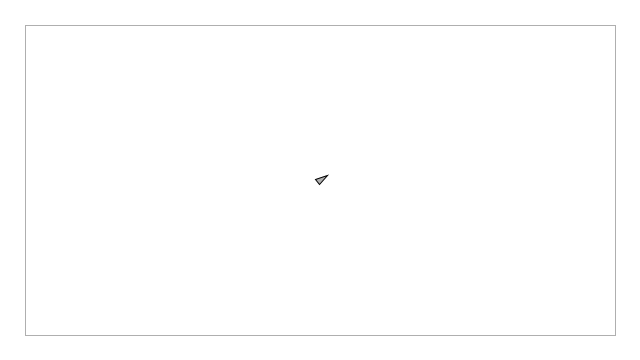
Frame 1 (no input)
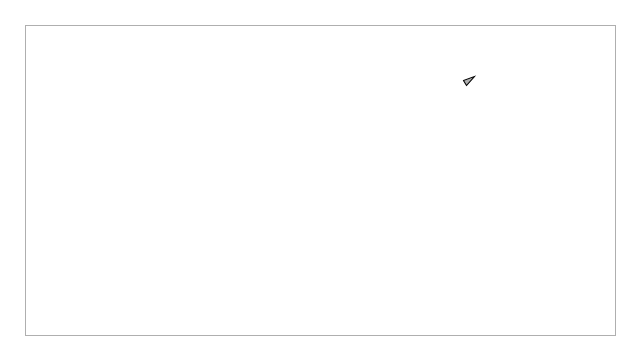
Frame 60 (the mouse pressed at the canvas centre just before this capture)
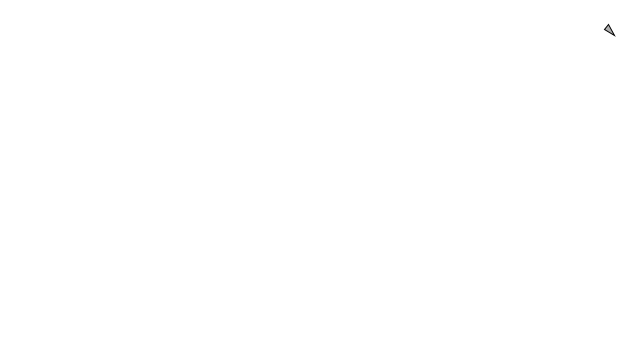
Frame 120 (the mouse held since frame 60 and released just before this capture)

The Processing sketch that drew these frames (run headless with seeded random() and noise(); from frame 60 on, the mouse is pressed at the canvas centre):

// Processing sketch: _6_03_StayWithinWalls
// ── _6_03_StayWithinWalls.pde
// Stay Within Walls
// Daniel Shiffman <http://www.shiffman.net>
// The Nature of Code

// "Made-up" Steering behavior to stay within walls


Vehicle v;
boolean debug = true;

float d = 25;


void setup() {
  size(640, 360);
  v = new Vehicle(width/2, height/2);
  smooth();
}

void draw() {
  background(255);

  if (debug) {
    stroke(175);
    noFill();
    rectMode(CENTER);
    rect(width/2, height/2, width-d*2, height-d*2);
  }

  v.boundaries();
  v.run();
}

void mousePressed() {
  debug = !debug;
}


// ── Vehicle.pde
// Wander
// Daniel Shiffman <http://www.shiffman.net>
// The Nature of Code

// The "Vehicle" class (for wandering)

class Vehicle {

  PVector location;
  PVector velocity;
  PVector acceleration;
  float r;

  float maxspeed;
  float maxforce;
  
  Vehicle(float x, float y) {
    acceleration = new PVector(0, 0);
    velocity = new PVector(3, -2);
    velocity.mult(5);
    location = new PVector(x, y);
    r = 3;
    maxspeed = 3;
    maxforce = 0.15;
  }

  void run() {
    update();
    display();
  }

  // Method to update location
  void update() {
    // Update velocity
    velocity.add(acceleration);
    // Limit speed
    velocity.limit(maxspeed);
    location.add(velocity);
    // Reset accelertion to 0 each cycle
    acceleration.mult(0);
  }

  void boundaries() {

    PVector desired = null;

    if (location.x < d) {
      desired = new PVector(maxspeed, velocity.y);
    } 
    else if (location.x > width -d) {
      desired = new PVector(-maxspeed, velocity.y);
    } 

    if (location.y < d) {
      desired = new PVector(velocity.x, maxspeed);
    } 
    else if (location.y > height-d) {
      desired = new PVector(velocity.x, -maxspeed);
    } 

    if (desired != null) {
      desired.normalize();
      desired.mult(maxspeed);
      PVector steer = PVector.sub(desired, velocity);
      steer.limit(maxforce);
      applyForce(steer);
    }
  }  

  void applyForce(PVector force) {
    // We could add mass here if we want A = F / M
    acceleration.add(force);
  }


  void display() {
    // Draw a triangle rotated in the direction of velocity
    float theta = velocity.heading2D() + radians(90);
    fill(175);
    stroke(0);
    pushMatrix();
    translate(location.x, location.y);
    rotate(theta);
    beginShape(TRIANGLES);
    vertex(0, -r*2);
    vertex(-r, r*2);
    vertex(r, r*2);
    endShape();
    popMatrix();
  }
}
